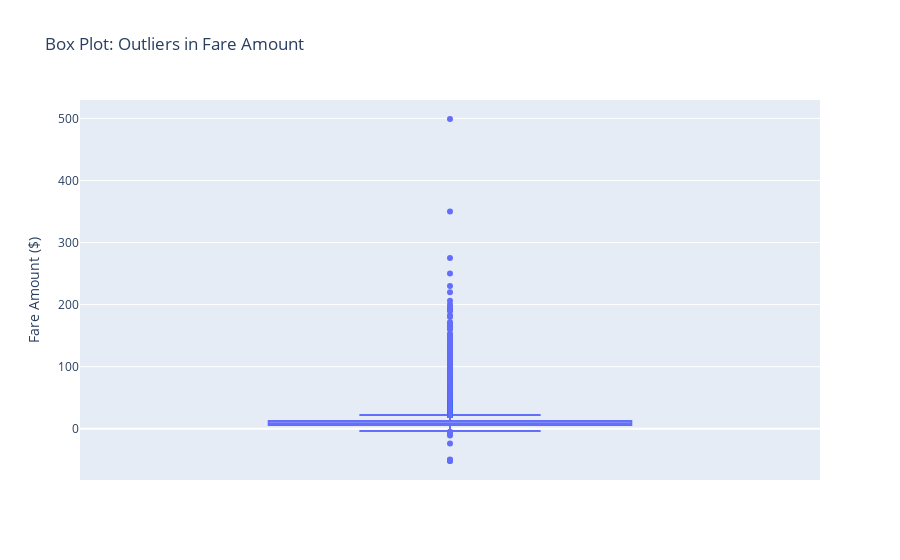
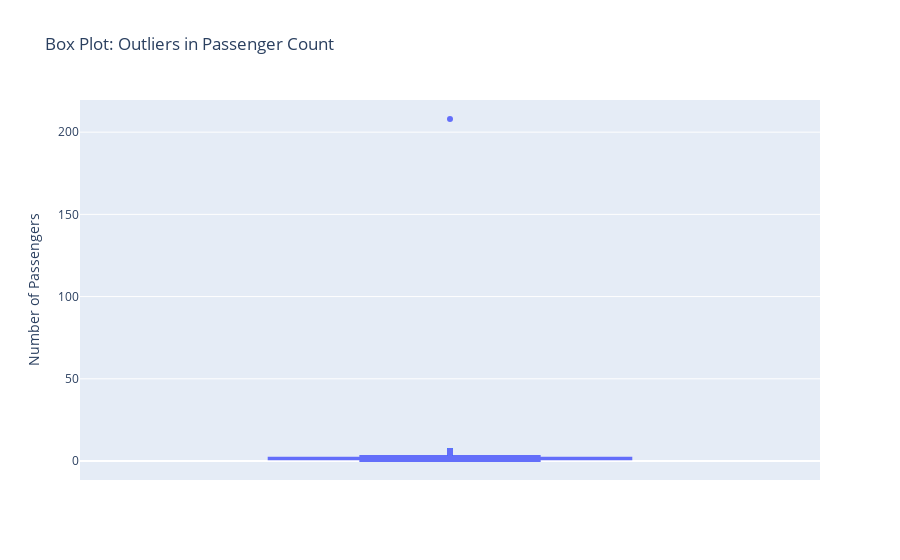

The notebook cell these images were saved under, in order:
### Markdown cell above
## Visualizing Outliers using Plots

Now let's visualize the outliers using various plotting techniques, starting with the basic box plot as in the original code.

### Code cell
# Visualizing outliers using Plotly box plot (as in original code)
print("Interactive Box Plot for Fare Amount:")
fig = px.box(df, y='fare_amount', 
             title='Box Plot: Outliers in Fare Amount',
             labels={'fare_amount': 'Fare Amount ($)'})
fig.show()

print("\nInteractive Box Plot for Passenger Count:")
fig2 = px.box(df, y='passenger_count', 
              title='Box Plot: Outliers in Passenger Count',
              labels={'passenger_count': 'Number of Passengers'})
fig2.show()

### Figure 1 — Plotly figure (JSON) as saved in the notebook; plotly's stock layout.template omitted (floating-point values rounded to 4 significant figures; data arrays with more than 128 entries replaced by an {"elided": "..."} marker saying what was removed)
{"data": [{"alignmentgroup": "True", "hovertemplate": "Fare Amount ($)=%{y}<extra></extra>", "legendgroup": "", "marker": {"color": "#636efa"}, "name": "", "notched": false, "offsetgroup": "", "orientation": "v", "showlegend": false, "type": "box", "x0": " ", "xaxis": "x", "y": {"elided": "200000 float values"}, "y0": " ", "yaxis": "y"}], "layout": {"boxmode": "group", "legend": {"tracegroupgap": 0}, "title": {"text": "Box Plot: Outliers in Fare Amount"}, "xaxis": {"anchor": "y", "domain": [0, 1]}, "yaxis": {"anchor": "x", "domain": [0, 1], "title": {"text": "Fare Amount ($)"}}}}

### Figure 2 — Plotly figure (JSON) as saved in the notebook; plotly's stock layout.template omitted (floating-point values rounded to 4 significant figures; data arrays with more than 128 entries replaced by an {"elided": "..."} marker saying what was removed)
{"data": [{"alignmentgroup": "True", "hovertemplate": "Number of Passengers=%{y}<extra></extra>", "legendgroup": "", "marker": {"color": "#636efa"}, "name": "", "notched": false, "offsetgroup": "", "orientation": "v", "showlegend": false, "type": "box", "x0": " ", "xaxis": "x", "y": {"elided": "200000 int values"}, "y0": " ", "yaxis": "y"}], "layout": {"boxmode": "group", "legend": {"tracegroupgap": 0}, "title": {"text": "Box Plot: Outliers in Passenger Count"}, "xaxis": {"anchor": "y", "domain": [0, 1]}, "yaxis": {"anchor": "x", "domain": [0, 1], "title": {"text": "Number of Passengers"}}}}
